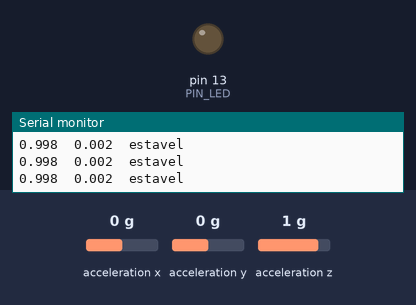
Recording of a sketch running on a simulated Arduino Uno, built with avr-gcc and run on an emulated ATmega328P. On the bench: output pins drawn as LEDs (lit = HIGH), the last lines printed to the serial monitor. Wiring (inferred from the names in the program): ADXL345 accelerometer at I2C address 0x53. The inputs (shaded band) are chosen by the test bench; at power-on: acceleration x 0 g, acceleration y 0 g, acceleration z 1 g.

Above: at 1.2 s.
1.3 s: acceleration x set to -0.4 g
2.8 s: acceleration x set to -0.7 g
At 3.5 s:
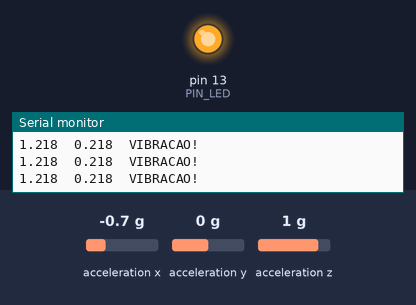
4.3 s: acceleration x set to 0 g
At 5.5 s:
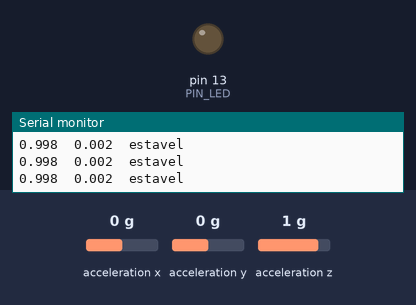
6.3 s: acceleration x set to -1.4 g
At 7.3 s:
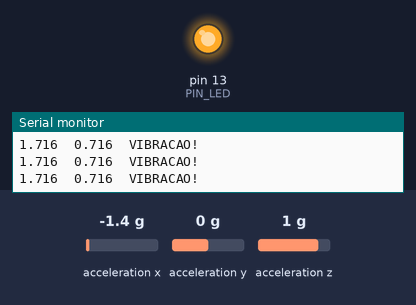
Timing chart, 0 to 8.8 s (numbered marks = the images above; inputs shaded):
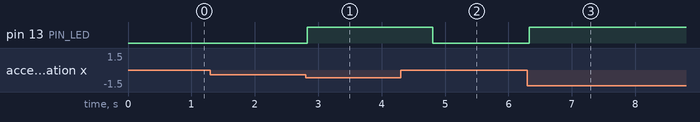

The sketch:

adxl345_vibracao.ino
```cpp
/*
  Teste do ADXL345 como sensor de vibração (I2C, sem bibliotecas externas)

  Ligações (Arduino Uno/Nano):
    ADXL345 VCC -> 3.3V (módulos GY-291 aceitam 5V, confira o seu)
    ADXL345 GND -> GND
    ADXL345 SDA -> A4
    ADXL345 SCL -> A5
    ADXL345 CS  -> VCC (obrigatório para modo I2C)
    ADXL345 SDO -> GND (endereço 0x53) ou VCC (endereço 0x1D)

  Como funciona:
    1. Lê X, Y, Z em g.
    2. Calcula o módulo total: |a| = sqrt(x² + y² + z²).
    3. Em repouso |a| ~ 1 g (gravidade), então a vibração é |a| - 1 g.
    4. Se a vibração > LIMIAR_G, considera que há vibração.
*/

#include <Wire.h>

// ---------- Configurações ----------
#define ADXL_ADDR       0x53      // 0x1D se SDO estiver em VCC
const float LIMIAR_G  = 0.15;     // Limiar de vibração (em g). Ajuste conforme o seu caso
const int   PIN_LED   = 13;       // LED indicador
const unsigned long TEMPO_SEGURA_MS = 500;  // Mantém o alarme ativo por este tempo após a última detecção
const int   N_MEDIA   = 4;        // Nº de amostras para média móvel simples (suaviza ruído)

// ---------- Registradores ----------
#define REG_DEVID       0x00
#define REG_BW_RATE     0x2C
#define REG_POWER_CTL   0x2D
#define REG_DATA_FORMAT 0x31
#define REG_DATAX0      0x32

// Resolução em modo Full-Res: ~3.9 mg/LSB (independente da faixa)
const float ESCALA_G = 0.0039;

unsigned long ultimaDeteccao = 0;
bool vibrando = false;

// ---------- Funções I2C ----------
void escreverReg(uint8_t reg, uint8_t valor) {
  Wire.beginTransmission(ADXL_ADDR);
  Wire.write(reg);
  Wire.write(valor);
  Wire.endTransmission();
}

uint8_t lerReg(uint8_t reg) {
  Wire.beginTransmission(ADXL_ADDR);
  Wire.write(reg);
  Wire.endTransmission(false);
  Wire.requestFrom((uint8_t)ADXL_ADDR, (uint8_t)1);
  return Wire.available() ? Wire.read() : 0;
}

bool lerAceleracao(float &x, float &y, float &z) {
  Wire.beginTransmission(ADXL_ADDR);
  Wire.write(REG_DATAX0);
  if (Wire.endTransmission(false) != 0) return false;

  if (Wire.requestFrom((uint8_t)ADXL_ADDR, (uint8_t)6) != 6) return false;

  int16_t rx = Wire.read() | (Wire.read() << 8);
  int16_t ry = Wire.read() | (Wire.read() << 8);
  int16_t rz = Wire.read() | (Wire.read() << 8);

  x = rx * ESCALA_G;
  y = ry * ESCALA_G;
  z = rz * ESCALA_G;
  return true;
}

// ---------- Setup ----------
void setup() {
  Serial.begin(115200);
  pinMode(PIN_LED, OUTPUT);

  Wire.begin();
  Wire.setClock(400000);

  uint8_t id = lerReg(REG_DEVID);
  if (id != 0xE5) {
    Serial.print(F("ADXL345 nao encontrado! DEVID lido: 0x"));
    Serial.println(id, HEX);
    while (true) {                 // trava e pisca o LED em caso de erro
      digitalWrite(PIN_LED, !digitalRead(PIN_LED));
      delay(200);
    }
  }

  escreverReg(REG_DATA_FORMAT, 0x09);  // Full-Res + faixa ±4g
  escreverReg(REG_BW_RATE, 0x0D);      // Taxa de saída 800 Hz
  escreverReg(REG_POWER_CTL, 0x08);    // Modo medição

  Serial.println(F("ADXL345 OK. Monitorando vibracao..."));
  Serial.print(F("Limiar: ")); Serial.print(LIMIAR_G, 3); Serial.println(F(" g"));
  Serial.println(F("total_g\tvibracao_g\tstatus"));
}

// ---------- Loop ----------
void loop() {
  float somaTotal = 0;
  int validas = 0;

  // Média curta para reduzir ruído
  for (int i = 0; i < N_MEDIA; i++) {
    float x, y, z;
    if (lerAceleracao(x, y, z)) {
      somaTotal += sqrt(x * x + y * y + z * z);
      validas++;
    }
    delay(2);
  }

  if (validas == 0) {
    Serial.println(F("Erro de leitura I2C"));
    delay(100);
    return;
  }

  float total = somaTotal / validas;       // módulo total em g
  float vibracao = fabs(total - 1.0);      // remove a gravidade (~1 g)

  unsigned long agora = millis();

  if (vibracao > LIMIAR_G) {
    ultimaDeteccao = agora;
    vibrando = true;
  } else if (vibrando && (agora - ultimaDeteccao > TEMPO_SEGURA_MS)) {
    vibrando = false;
  }

  digitalWrite(PIN_LED, vibrando ? HIGH : LOW);

  Serial.print(total, 3);
  Serial.print('\t');
  Serial.print(vibracao, 3);
  Serial.print('\t');
  Serial.println(vibrando ? F("VIBRACAO!") : F("estavel"));

  delay(20);
}
```

Measured:
- the behaviour switches between -0.5 and -0.6 g on acceleration x (found by bisection; images 0 and 1)
- after the input at 2.8 s, pin 13 (PIN_LED): LOW → HIGH at once
- after the input at 4.3 s, pin 13 (PIN_LED): HIGH → LOW after 0.51 s
- after the input at 6.3 s, pin 13 (PIN_LED): LOW → HIGH at once
